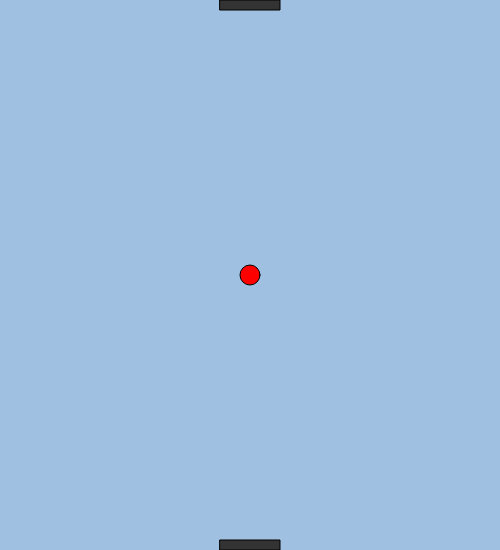
Frame 1 (no input)
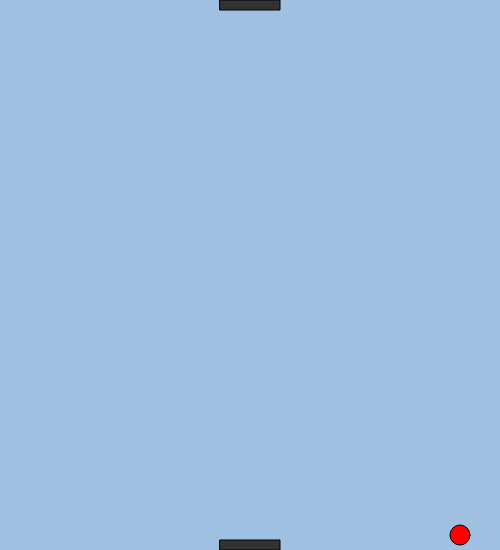
Frame 60 (no input)
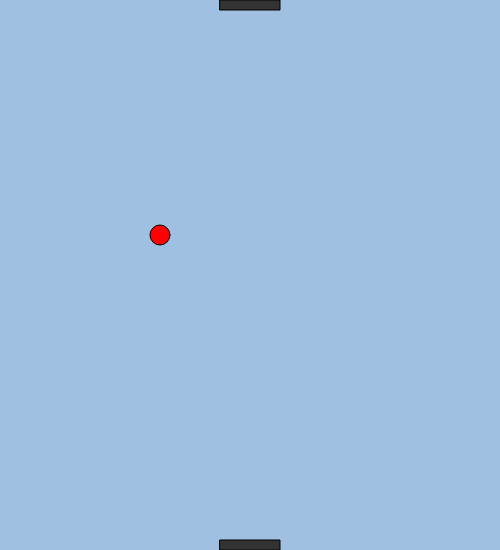
Frame 120 (the mouse pressed at the canvas centre since frame 60)

The p5.js sketch that drew these frames (run headless with seeded random() and noise() and a simulated clock; from frame 60 on, the mouse is pressed at the canvas centre):

// p5.js sketch
// ── sketch.js
// 最終課題を制作しよう

let x, y, vx, vy, c;

function setup(){
	createCanvas(500, 550);
	x = width / 2;
	y = height / 2;
	vx = 5;
	vy = 5;
	rt = 220 
	ru = 220
}

function draw(){
	background(160, 192, 225);
	fill('red');
	ellipse(x, y, 20);

	x += vx;
	y += vy;
	
	if(x < 0 || x > width){ vx = -1 * vx; }
	if(y < 0 || y > height){ vy = -1 * vy; }

	x = constrain(x, 0, width);
	y = constrain(y, 0, height);
	
	if( ru < x && x < (ru + 60)){
	 if((0 < y && y < 10) || (530 < y && y < 540)){
      x = width / 2;
		  y = height / 2; 
		}
	}

	fill(51);
	rect(rt, 0, 60, 10);
	rect(ru, 540, 60, 10);
}

function mouseClicked() {
	rt = rt + 10;
	ru = ru + 10;
	if(rt > 440){
		rt = rt - 440
		ru = ru - 440
	}
}
